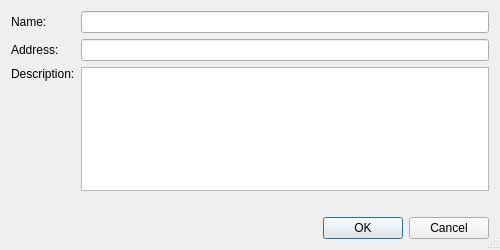
<?xml version="1.0" encoding="UTF-8"?>
<ui version="4.0">
 <class>BookmarkPropertiesDialog</class>
 <widget class="QDialog" name="BookmarkPropertiesDialog">
  <property name="geometry">
   <rect>
    <x>0</x>
    <y>0</y>
    <width>500</width>
    <height>250</height>
   </rect>
  </property>
  <property name="minimumSize">
   <size>
    <width>500</width>
    <height>0</height>
   </size>
  </property>
  <property name="maximumSize">
   <size>
    <width>500</width>
    <height>250</height>
   </size>
  </property>
  <property name="windowTitle">
   <string>Bookmark Properties</string>
  </property>
  <property name="sizeGripEnabled">
   <bool>true</bool>
  </property>
  <layout class="QGridLayout" name="gridLayout">
   <item row="0" column="0">
    <widget class="QLabel" name="label_2">
     <property name="text">
      <string>Name:</string>
     </property>
    </widget>
   </item>
   <item row="0" column="1">
    <widget class="QLineEdit" name="nameEdit">
     <property name="toolTip">
      <string>Enter the name</string>
     </property>
    </widget>
   </item>
   <item row="1" column="0">
    <widget class="QLabel" name="addressLabel">
     <property name="text">
      <string>Address:</string>
     </property>
    </widget>
   </item>
   <item row="1" column="1">
    <widget class="QLineEdit" name="addressEdit">
     <property name="toolTip">
      <string>Enter the address</string>
     </property>
    </widget>
   </item>
   <item row="2" column="0">
    <widget class="QLabel" name="label">
     <property name="text">
      <string>Description:</string>
     </property>
     <property name="alignment">
      <set>Qt::AlignLeading|Qt::AlignLeft|Qt::AlignTop</set>
     </property>
    </widget>
   </item>
   <item row="2" column="1">
    <widget class="EricSpellCheckedPlainTextEdit" name="descriptionEdit">
     <property name="toolTip">
      <string>Enter a description</string>
     </property>
    </widget>
   </item>
   <item row="3" column="1">
    <widget class="QLabel" name="visitedLabel">
     <property name="text">
      <string notr="true"/>
     </property>
    </widget>
   </item>
   <item row="4" column="0" colspan="2">
    <widget class="QDialogButtonBox" name="buttonBox">
     <property name="orientation">
      <enum>Qt::Horizontal</enum>
     </property>
     <property name="standardButtons">
      <set>QDialogButtonBox::Cancel|QDialogButtonBox::Ok</set>
     </property>
    </widget>
   </item>
  </layout>
 </widget>
 <customwidgets>
  <customwidget>
   <class>EricSpellCheckedPlainTextEdit</class>
   <extends>QPlainTextEdit</extends>
   <header>EricWidgets/EricSpellCheckedTextEdit.h</header>
  </customwidget>
 </customwidgets>
 <tabstops>
  <tabstop>nameEdit</tabstop>
  <tabstop>addressEdit</tabstop>
  <tabstop>descriptionEdit</tabstop>
  <tabstop>buttonBox</tabstop>
 </tabstops>
 <resources/>
 <connections>
  <connection>
   <sender>buttonBox</sender>
   <signal>accepted()</signal>
   <receiver>BookmarkPropertiesDialog</receiver>
   <slot>accept()</slot>
   <hints>
    <hint type="sourcelabel">
     <x>248</x>
     <y>254</y>
    </hint>
    <hint type="destinationlabel">
     <x>157</x>
     <y>274</y>
    </hint>
   </hints>
  </connection>
  <connection>
   <sender>buttonBox</sender>
   <signal>rejected()</signal>
   <receiver>BookmarkPropertiesDialog</receiver>
   <slot>reject()</slot>
   <hints>
    <hint type="sourcelabel">
     <x>316</x>
     <y>260</y>
    </hint>
    <hint type="destinationlabel">
     <x>286</x>
     <y>274</y>
    </hint>
   </hints>
  </connection>
 </connections>
</ui>
